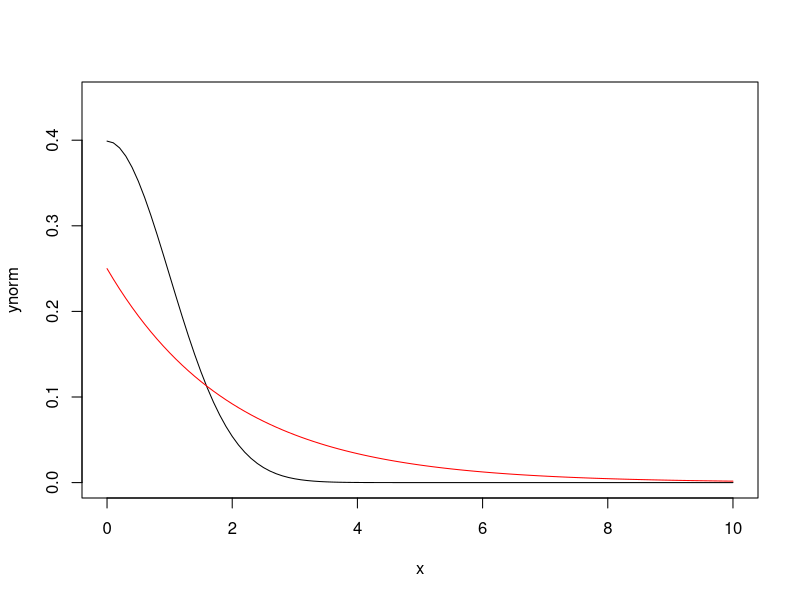
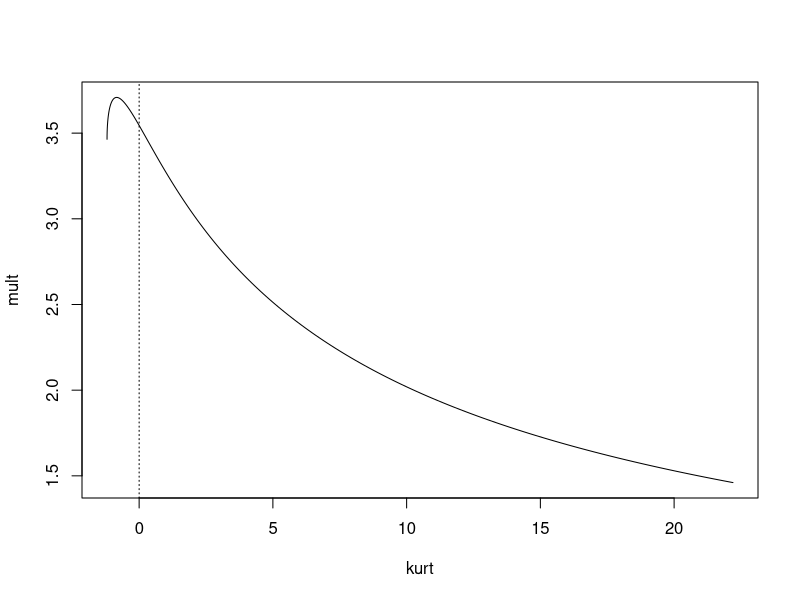
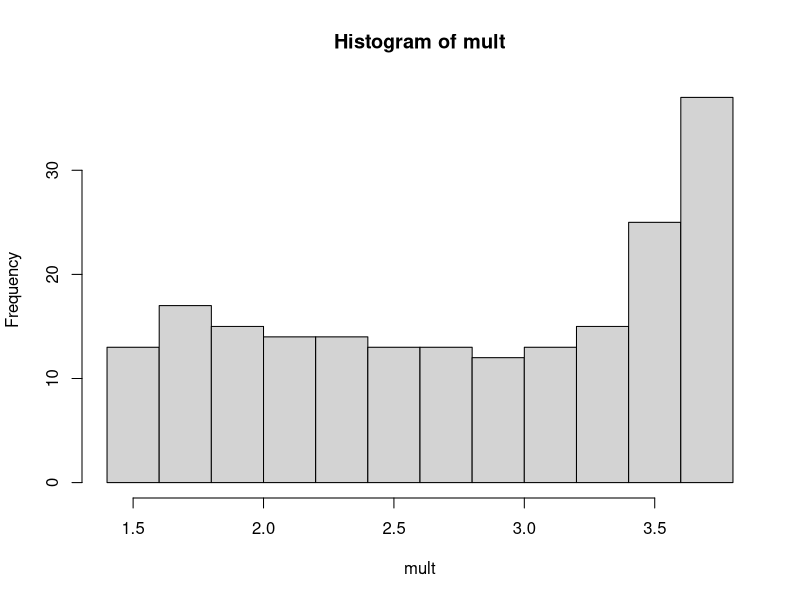

Source code (R) for these figures, in order:
# recreating figures on p. 304 in Wright 1969 Evolution and the Genetics of Populations Vol 2 The Theory of Gene Frequencies

x= seq(0, 10, by=0.1)
sigma=1
ynorm=(1/(sigma*sqrt(2*pi)))*exp(-x^2/(2*sigma^2))

a = 1/1
b= .5
b^(-2*a)*gamma(3*a)/gamma(a) # sigma2
y0 = (b^a)/(2*gamma(a+1)) 
ylepto = y0*exp(-b*x^(1/a))


plot(x, ynorm, type="l", ylim=c(0,.45))
lines(x,ylepto, col="red")



a = seq(1e-40,2, by=0.01)
kurt = gamma(a)*gamma(5*a)/(gamma(3*a)^2) -3 # kurtosis for the lepto curve
mult = 2^(a+1)*gamma(a+1)*(gamma(a)/gamma(3*a))^0.5 # multiplier for sigma*d to get N

plot(kurt, mult, type="l")
abline(v=0, lty=3)

hist(mult)